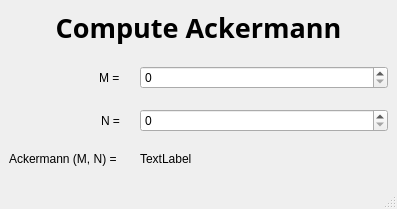
<?xml version="1.0" encoding="UTF-8"?>
<ui version="4.0">
 <class>MainWindow</class>
 <widget class="QMainWindow" name="MainWindow">
  <property name="geometry">
   <rect>
    <x>0</x>
    <y>0</y>
    <width>397</width>
    <height>209</height>
   </rect>
  </property>
  <property name="sizePolicy">
   <sizepolicy hsizetype="Fixed" vsizetype="Fixed">
    <horstretch>0</horstretch>
    <verstretch>0</verstretch>
   </sizepolicy>
  </property>
  <property name="windowTitle">
   <string>Compute Ackermann</string>
  </property>
  <widget class="QWidget" name="centralwidget">
   <layout class="QFormLayout" name="formLayout">
    <property name="labelAlignment">
     <set>Qt::AlignRight|Qt::AlignTrailing|Qt::AlignVCenter</set>
    </property>
    <property name="horizontalSpacing">
     <number>20</number>
    </property>
    <property name="verticalSpacing">
     <number>20</number>
    </property>
    <item row="0" column="0" colspan="2">
     <widget class="QLabel" name="label">
      <property name="font">
       <font>
        <family>Sans Serif</family>
        <pointsize>20</pointsize>
        <weight>75</weight>
        <bold>true</bold>
       </font>
      </property>
      <property name="layoutDirection">
       <enum>Qt::LeftToRight</enum>
      </property>
      <property name="text">
       <string>Compute Ackermann</string>
      </property>
      <property name="alignment">
       <set>Qt::AlignCenter</set>
      </property>
     </widget>
    </item>
    <item row="1" column="0">
     <widget class="QLabel" name="label_2">
      <property name="text">
       <string>M =</string>
      </property>
     </widget>
    </item>
    <item row="1" column="1">
     <widget class="QSpinBox" name="inputM">
      <property name="sizePolicy">
       <sizepolicy hsizetype="Expanding" vsizetype="Fixed">
        <horstretch>0</horstretch>
        <verstretch>0</verstretch>
       </sizepolicy>
      </property>
      <property name="maximum">
       <number>4</number>
      </property>
     </widget>
    </item>
    <item row="3" column="0">
     <widget class="QLabel" name="label_3">
      <property name="text">
       <string>Ackermann (M, N) = </string>
      </property>
     </widget>
    </item>
    <item row="3" column="1">
     <widget class="QLabel" name="output">
      <property name="text">
       <string>TextLabel</string>
      </property>
     </widget>
    </item>
    <item row="2" column="0">
     <widget class="QLabel" name="label_4">
      <property name="text">
       <string>N =</string>
      </property>
     </widget>
    </item>
    <item row="2" column="1">
     <widget class="QSpinBox" name="inputN">
      <property name="maximum">
       <number>65535</number>
      </property>
     </widget>
    </item>
   </layout>
  </widget>
  <widget class="QMenuBar" name="menubar">
   <property name="geometry">
    <rect>
     <x>0</x>
     <y>0</y>
     <width>397</width>
     <height>22</height>
    </rect>
   </property>
  </widget>
  <widget class="QStatusBar" name="statusbar"/>
 </widget>
 <resources/>
 <connections/>
</ui>
